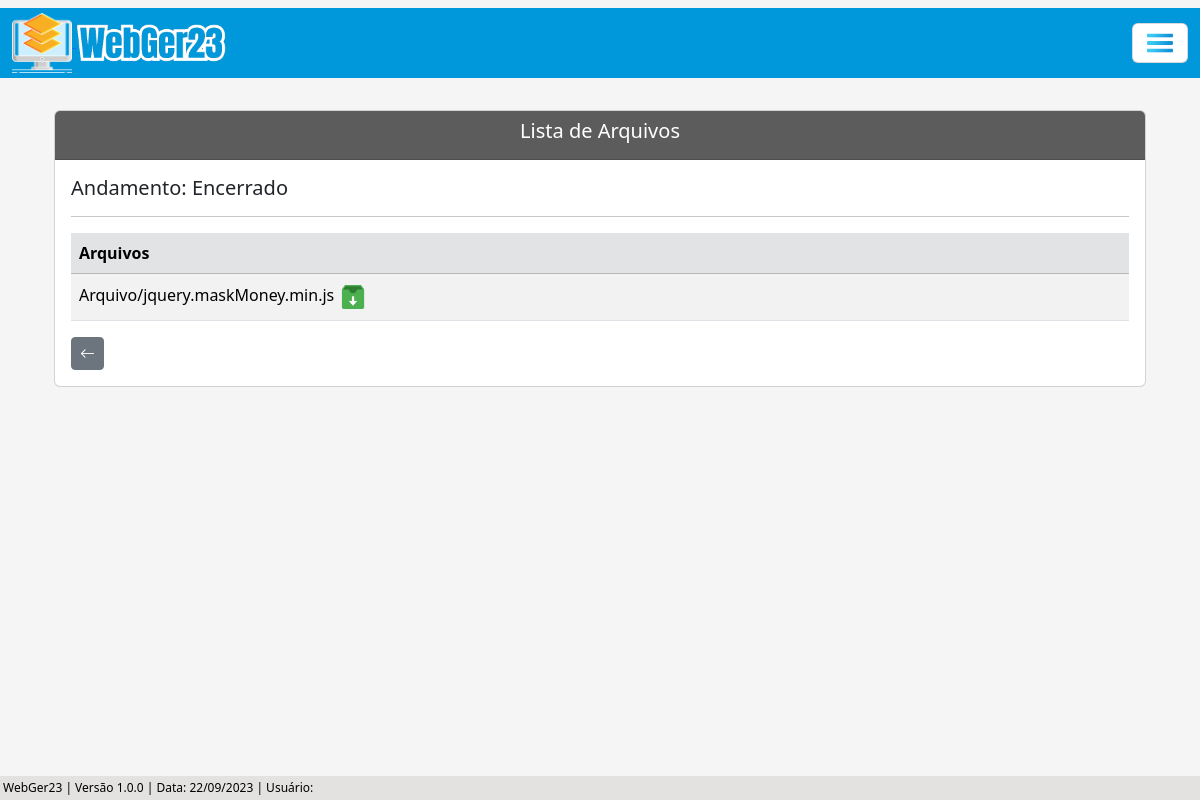
The app's page /listar/arquivo-andamento-adm/25/, older data.
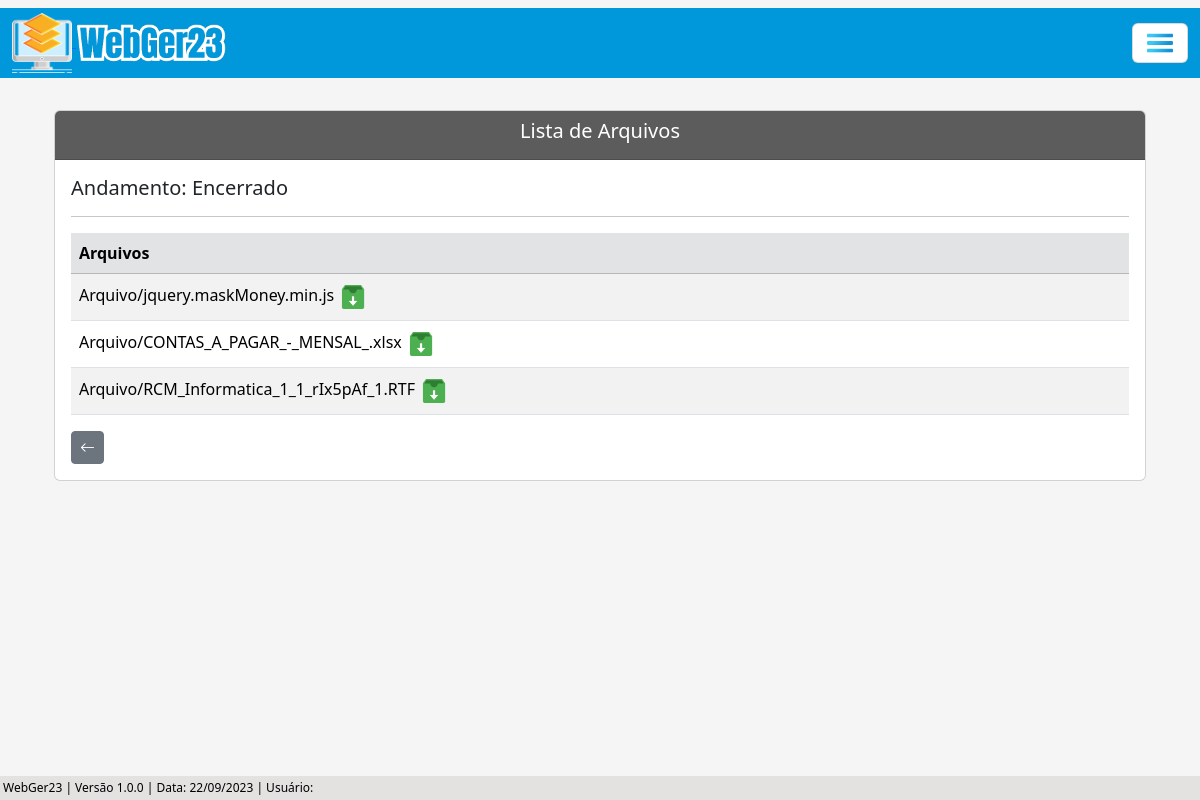
The same page, newer data.
### processo/models.py (models this page shows, shortened)
class Base(models.Model): # Classe base, será herdada pelas outras classes
    data_criacao = models.DateField('data_criação', auto_now_add=True)
    data_alteracao = models.DateField('Alterado', auto_now=True)
    ativo = models.BooleanField('Ativo?', default=True)
    class Meta:
        abstract = True

class AndamentoAdm(Base):
    andamentos = (
    ('Abertura', 'Abertura'), ('Parecer Fiscal', 'Parecer Fiscal'), ('Decisão 1ª Instância', 'Decisão 1ª Instância'), ('Suspenso Para Fiscalização Futura', 'Suspenso Para Fiscalização Futura'), ('Auto de Infração e Termo de Intimação - AITI.', 'Auto de Infração e Termo de Intimação - AITI.'), ('Termo de Intimação Fiscal - TIF.-tif.', 'Termo de Intimação Fiscal - TIF.'), ('Decisão de 2ª Instância', 'Decisão de 2ª Instância'), ('Cobrança de Documentação', 'Cobrança de Documentação'), ('Recurso Voluntário', 'Recurso Voluntário'), ('Fim do Contrato com a Assessoria', 'Fim do Contrato com a Assessoria'), ('Manifestação', 'Manifestação'), ('Recebimento do AR', 'Recebimento do AR'), ('Despacho', 'Despacho'), ('Aguardando Pagamento', 'Aguardando Pagamento'), ('Apresentação de Documentação para Análise', 'Apresentação de Documentação para Análise'), ('Aguardando AR', 'Aguardando AR'), ('Ofício', 'Ofício'), ('Revelia', 'Revelia'), ('Execução', 'Execução'), ('Confissão de Dívida (Parcelamento)', 'Confissão de Dívida (Parcelamento)'), ('Reenvio de Documento', 'Reenvio de Documento'), ('Parecer Juridico', 'Parecer Juridico'), ('Certidão', 'Certidão'), ('Encaminhado', 'Encaminhado'), ('Encerrado', 'Encerrado'),
    )
    situacao = (
        ('Sem Pagamento', 'Sem Pagamento'), ('Com Pagamento', 'Com Pagamento'),
    )
    criador_andamento_adm = models.ForeignKey(get_user_model(), verbose_name='Usuário Criador', on_delete=models.CASCADE)
    processo = models.ForeignKey(ProcessoAdm, on_delete=models.CASCADE) # Relacionamento 'One to Many' (um para muitos)
    data_andamento = models.DateField(verbose_name='Data do Andamento')
    andamento = models.CharField(max_length=100, choices=andamentos, verbose_name='Andamento') # Utiliza choices(escolhas) para selecionar o andamento
    situacao_pagamento = models.CharField(max_length=100, choices=situacao, blank=True, null=True)
    valor_pago = models.CharField(max_length=14, blank=True, null=True)
    data_prazo = models.DateField(blank=True, null=True)
    funcionario = models.CharField(max_length=50, blank=True, null=True)
    data_recebimento = models.DateField(blank=True, null=True)
    complemento = models.CharField(max_length=150, blank=True, null=True)
    arquivo_1 = models.FileField(upload_to='Arquivo/', verbose_name='Arquivo', blank=True)
    arquivo_2 = models.FileField(upload_to='Arquivo/', verbose_name='Arquivo', blank=True)
    arquivo_3 = models.FileField(upload_to='Arquivo/', verbose_name='Arquivo', blank=True)

### processo/views.py (the view)
# urls.py: path('listar/arquivo-andamento-adm/<int:pk>/', ArquivoAndamentoAdmList.as_view(), name='arquivo-andamento-adm-list'),
class ArquivoAndamentoAdmList(ListView):
    model = AndamentoAdm
    template_name = 'processos/lists/arquivo_andamento_adm_list.html'
    def get_queryset(self):
        andamento_pk = self.kwargs.get('pk') # Pega a pk(primary key) da URL
        andamento = AndamentoAdm.objects.filter(pk=andamento_pk)  # Pega o andamento que possui a pk recebida (pk é a primary key do andamento)
        return andamento
    def get_context_data(self, **kwargs):
        andamento_pk = self.kwargs.get('pk') # Pega a PK do andamento através da URL
        context = super().get_context_data(**kwargs)
        context['dados_andamento'] = AndamentoAdm.objects.filter(pk=andamento_pk) # Filtra os dados do andamento através da pk
        return context

### processo/templates/processos/lists/arquivo_andamento_adm_list.html (shortened to what this page needs)
{% extends 'index.html' %}
{% load static %}
{% block conteudo %}
<div class="container p-4">
    <div class="card">
        <div class="card-header text-white" style="background-color: #5c5c5c;">
            <h5 style="text-align: center;">Lista de Arquivos</h5>
         </div>
        <div class="card-body">
            {% for atributo in dados_andamento %}
                <h5>Andamento: {{ atributo.andamento }}</h5>
            {% endfor %}
            <hr>
            <div class="table-responsive">
                <table class="table table-striped" id="tabela-listar-arquivo">
                    <thead>
                        <tr class="table-secondary">
                            <th>Arquivos</th>
                        </tr>
                    </thead>
                    <tbody>
                        {% for arquivo in object_list %}
                            {% if arquivo.arquivo_1 %}
                                <tr>
                                    <td>
                                        {{ arquivo.arquivo_1.name }}
                                        <a href="{{ arquivo.arquivo_1.url }}"><img src="{% static 'img/download.png' %}" width="30"></a>
                                    </td>
                                </tr>
                            {% endif %}
                            {% if arquivo.arquivo_2 %}
                                <tr>
                                    <td>
                                        {{ arquivo.arquivo_2.name }}
                                        <a href="{{ arquivo.arquivo_2.url }}"><img src="{% static 'img/download.png' %}" width="30"></a></a>
                                    </td>
                                </tr>
                            {% endif %}
                            {% if arquivo.arquivo_3 %}
                                <tr>
                                    <td>
                                        {{ arquivo.arquivo_3.name }}
                                        <a href="{{ arquivo.arquivo_3.url }}"><img src="{% static 'img/download.png' %}" width="30"></a>
                                    </td>
                                </tr>
                            {% endif %}
                        {% endfor %}
                    </tbody>
                </table>
            </div>
            <button class="btn btn-secondary btn-sm" id="btnVoltar"><i class="bi bi-arrow-left" style="font-size: 15px;"></i></button>
        </div>
    </div>
</div>
{% endblock %}

Row changes from the older to the newer data that the page shows:
changed AndamentoAdm "Encerrado": arquivo_2.name (not shown) → "Arquivo/CONTAS_A_PAGAR_-_MENSAL_.xlsx"; arquivo_2: picture added; arquivo_3.name (not shown) → "Arquivo/RCM_Informatica_1_1_rIx5pAf_1.RTF"; arquivo_3: picture added
